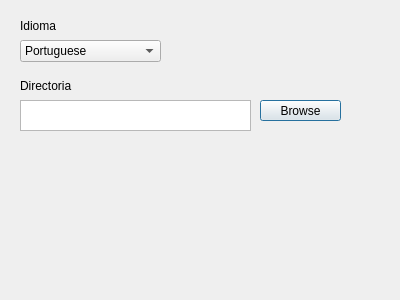
<?xml version="1.0" encoding="UTF-8"?>
<ui version="4.0">
 <class>Config</class>
 <widget class="QDialog" name="Config">
  <property name="geometry">
   <rect>
    <x>0</x>
    <y>0</y>
    <width>400</width>
    <height>300</height>
   </rect>
  </property>
  <property name="windowTitle">
   <string>Dialog</string>
  </property>
  <widget class="QComboBox" name="comboBox">
   <property name="geometry">
    <rect>
     <x>20</x>
     <y>40</y>
     <width>141</width>
     <height>22</height>
    </rect>
   </property>
   <item>
    <property name="text">
     <string>Portuguese </string>
    </property>
   </item>
   <item>
    <property name="text">
     <string>Spanish</string>
    </property>
   </item>
   <item>
    <property name="text">
     <string>English</string>
    </property>
   </item>
  </widget>
  <widget class="QLabel" name="label_2">
   <property name="enabled">
    <bool>true</bool>
   </property>
   <property name="geometry">
    <rect>
     <x>20</x>
     <y>0</y>
     <width>69</width>
     <height>52</height>
    </rect>
   </property>
   <property name="minimumSize">
    <size>
     <width>69</width>
     <height>0</height>
    </size>
   </property>
   <property name="maximumSize">
    <size>
     <width>69</width>
     <height>75</height>
    </size>
   </property>
   <property name="text">
    <string>Idioma</string>
   </property>
  </widget>
  <widget class="QTextEdit" name="textEdit">
   <property name="geometry">
    <rect>
     <x>20</x>
     <y>100</y>
     <width>231</width>
     <height>31</height>
    </rect>
   </property>
  </widget>
  <widget class="QPushButton" name="pushButton">
   <property name="geometry">
    <rect>
     <x>260</x>
     <y>100</y>
     <width>81</width>
     <height>21</height>
    </rect>
   </property>
   <property name="text">
    <string>Browse</string>
   </property>
  </widget>
  <widget class="QLabel" name="label_3">
   <property name="enabled">
    <bool>true</bool>
   </property>
   <property name="geometry">
    <rect>
     <x>20</x>
     <y>60</y>
     <width>69</width>
     <height>52</height>
    </rect>
   </property>
   <property name="minimumSize">
    <size>
     <width>69</width>
     <height>0</height>
    </size>
   </property>
   <property name="maximumSize">
    <size>
     <width>69</width>
     <height>75</height>
    </size>
   </property>
   <property name="text">
    <string>Directoria</string>
   </property>
  </widget>
 </widget>
 <resources/>
 <connections/>
</ui>
